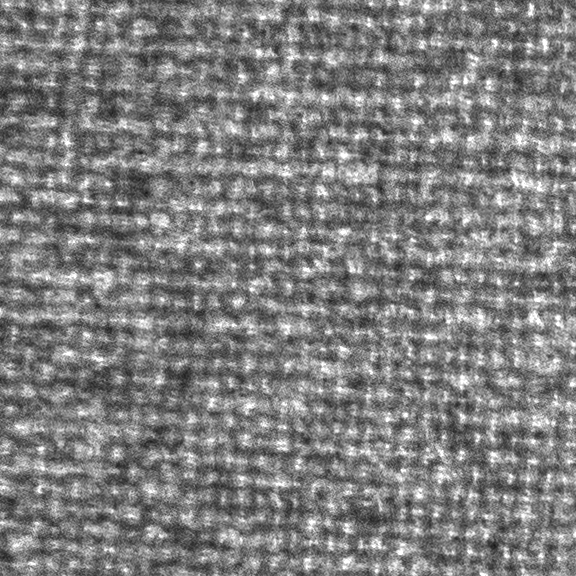
#> input picture Kylberg/blanket1_sample_image.png, 576 x 576 px, found by its file name
$ python real_textures_Kylberg.py
#> lines starting #> are read from the running program, lines starting #| are printed output that depends on the picture
### DispE_G.py
import itertools
from math import *
import numpy as np
from numpy import std, mean
import scipy.sparse as s


def connected_adjacency(image, connect, patch_size=(1, 1)):
    """
        Creates an adjacency matrix from an image where nodes are considered adjacent
        based on 4-connected or 8-connected pixel neighborhoods.

        :param image: 2 or 3 dim array
        :param connect: string, either '4' or '8'
        :param patch_size: tuple (n,m) used if the image will be decomposed into
                       contiguous, non-overlapping patches of size n x m. The
                       adjacency matrix will be formed from the smaller sized array
                       e.g. original image size = 256 x 256, patch_size=(8, 8),
                       then the image under consideration is of size 32 x 32 and
                       the adjacency matrix will be of size
                       32**2 x 32**2 = 1024 x 1024
        :return: adjacency matrix as a sparse matrix (type=scipy.sparse.csr.csr_matrix)
    """
    r, c = image.shape[:2]
    r = int(r / patch_size[0])
    c = int(c / patch_size[1])

    if connect == '4':
        # constructed from 2 diagonals above the main diagonal
        d1 = np.tile(np.append(np.ones(c - 1), [0]), r)[:-1]
        d2 = np.ones(c * (r - 1))
        upper_diags = s.diags([d1, d2], [1, c])
        return (upper_diags + upper_diags.T).toarray()

    elif connect == '8':
        # constructed from 4 diagonals above the main diagonal
        d1 = np.tile(np.append(np.ones(c - 1), [0]), r)[:-1]
        d2 = np.append([0], d1[:c * (r - 1)])
        d3 = np.ones(c * (r - 1))
        d4 = d2[1:-1]
        upper_diags = s.diags([d1, d2, d3, d4], [1, c - 1, c, c + 1])
        return (upper_diags + upper_diags.T).toarray()


# [249 lines left out: functions map_X_to_Z_with_NCDF, map_X_to_Z_with_brain_structure_ratios, map_X_to_Z_with_edge_attributes, determine_patterns, possible_patterns, frequency_of_patterns and 4 more, not called in this run]

### Kylberg/real_textures_Kylberg.py
import cv2
import numpy as np

from DispE_G import connected_adjacency, DispE_G

images = ['Kylberg/blanket1_sample_image.png', 'Kylberg/canvas1_sample_image.png',
          'Kylberg/ceiling1_sample_image.png', 'Kylberg/floor1_sample_image.png',
          'Kylberg/floor2_sample_image.png', 'Kylberg/rice1_sample_image.png',
          'Kylberg/rug1_sample_image.png', 'Kylberg/scarf1_sample_image.png',
          'Kylberg/scarf2_sample_image.png', 'Kylberg/screen1_sample_image.png']

# Different values for m and c can be used.
c = 5
m = 2

for im in images:
    image = cv2.imread(im, 0)
#> image is the input picture: shape (576, 576); min 22, max 255, mean 126.9
    image = image[:256, :256]
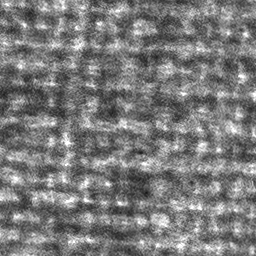
#> image: shape (256, 256); min 22, max 255, mean 122.5
    A = connected_adjacency(image, '8')
#> (the run stopped early here; a loop or call above may not have finished)
